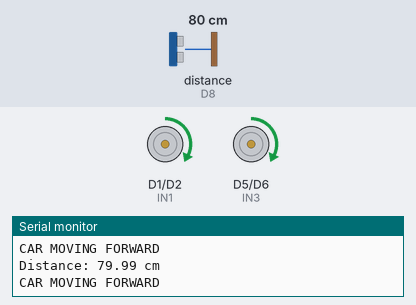
A sketch run on a simulated ESP8266 (NodeMCU). Parts: motor-driver pin pairs drawn as motors (green arrow = first pin HIGH = forward, orange = second pin HIGH = backward, longer = more drive, scaled by the enable pin), the last lines printed to the serial monitor. Wiring (inferred from the names in the program): ultrasonic range finder: trigger D7; echo D8. Inputs (shaded band) come from the test bench; at power-on: distance to the obstacle (sensor on D8) 80 cm. The echo pulse lasts 58.3 µs per cm.

Above: at 3.2 s.
3.3 s: distance to the obstacle (sensor on D8) set to 9 cm
At 4.5 s:
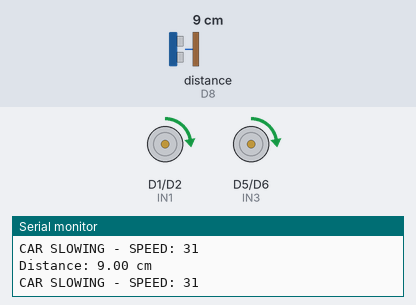
4.8 s: distance to the obstacle (sensor on D8) set to 6 cm
At 5.4 s:
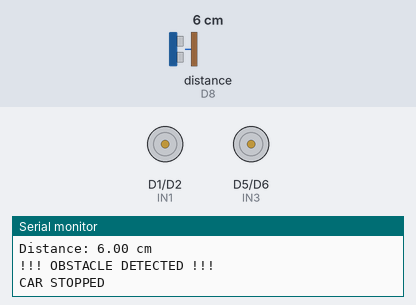
6.3 s: distance to the obstacle (sensor on D8) set to 18 cm
At 7.1 s:
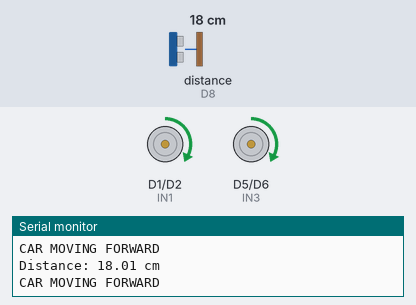
7.8 s: distance to the obstacle (sensor on D8) set to 2 cm
At 9.2 s:
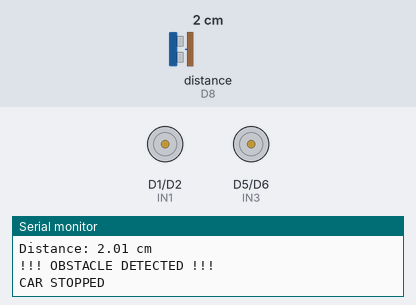
Timing chart, 0 to 10.3 s (numbered marks = the images above; inputs shaded):
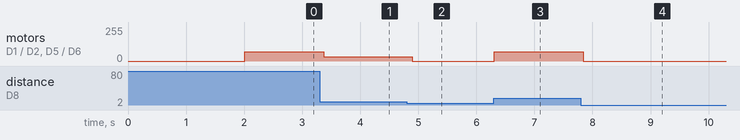

The sketch:

esp8266_autonomous_car.ino
```cpp
// ==========================================
// ESP8266 Autonomous Slow Car
// L298N + 2 DC Motors + HC-SR04
// ==========================================

// ---------- L298N Motor Driver ----------
#define ENA D3
#define IN1 D1
#define IN2 D2

#define ENB D4
#define IN3 D5
#define IN4 D6

// ---------- Ultrasonic Sensor ----------
#define TRIG_PIN D7
#define ECHO_PIN D8

// ---------- Settings ----------
const int SAFE_DISTANCE = 15;   // Start slowing below this distance
const int STOP_DISTANCE = 8;    // Stop at 8 cm or less

// Very slow motor speed
const int MAX_SPEED = 70;
const int MIN_SPEED = 25;

void setup() {

  Serial.begin(115200);

  // Motor pins
  pinMode(ENA, OUTPUT);
  pinMode(IN1, OUTPUT);
  pinMode(IN2, OUTPUT);

  pinMode(ENB, OUTPUT);
  pinMode(IN3, OUTPUT);
  pinMode(IN4, OUTPUT);

  // Ultrasonic pins
  pinMode(TRIG_PIN, OUTPUT);
  pinMode(ECHO_PIN, INPUT);

  // Start stopped
  stopCar();

  Serial.println();
  Serial.println("================================");
  Serial.println("   AUTONOMOUS CAR STARTING");
  Serial.println("================================");

  delay(2000);
}

void loop() {

  float distance = getDistance();

  Serial.print("Distance: ");
  Serial.print(distance);
  Serial.println(" cm");

  // --------------------------------
  // NO VALID READING
  // --------------------------------
  if (distance <= 0) {
    Serial.println("Ultrasonic reading error");
    stopCar();
    delay(100);
    return;
  }

  // --------------------------------
  // OBSTACLE VERY CLOSE
  // --------------------------------
  if (distance <= STOP_DISTANCE) {

    stopCar();

    Serial.println("!!! OBSTACLE DETECTED !!!");
    Serial.println("CAR STOPPED");

  }

  // --------------------------------
  // OBSTACLE GETTING CLOSE
  // --------------------------------
  else if (distance <= SAFE_DISTANCE) {

    int speedValue = map(
      distance,
      STOP_DISTANCE,
      SAFE_DISTANCE,
      MIN_SPEED,
      MAX_SPEED
    );

    speedValue = constrain(speedValue, MIN_SPEED, MAX_SPEED);

    moveForward(speedValue);

    Serial.print("CAR SLOWING - SPEED: ");
    Serial.println(speedValue);
  }

  // --------------------------------
  // CLEAR ROAD
  // --------------------------------
  else {

    moveForward(MAX_SPEED);

    Serial.println("CAR MOVING FORWARD");
  }

  delay(100);
}


// ==========================================
// GET DISTANCE FROM HC-SR04
// ==========================================

float getDistance() {

  digitalWrite(TRIG_PIN, LOW);
  delayMicroseconds(2);

  digitalWrite(TRIG_PIN, HIGH);
  delayMicroseconds(10);

  digitalWrite(TRIG_PIN, LOW);

  long duration = pulseIn(ECHO_PIN, HIGH, 30000);

  if (duration == 0) {
    return -1;
  }

  float distance = duration * 0.0343 / 2;

  return distance;
}


// ==========================================
// MOVE FORWARD
// ==========================================

void moveForward(int speedValue) {

  // Motor A
  digitalWrite(IN1, HIGH);
  digitalWrite(IN2, LOW);

  // Motor B
  digitalWrite(IN3, HIGH);
  digitalWrite(IN4, LOW);

  // Speed control
  analogWrite(ENA, speedValue);
  analogWrite(ENB, speedValue);
}


// ==========================================
// STOP CAR
// ==========================================

void stopCar() {

  analogWrite(ENA, 0);
  analogWrite(ENB, 0);

  digitalWrite(IN1, LOW);
  digitalWrite(IN2, LOW);

  digitalWrite(IN3, LOW);
  digitalWrite(IN4, LOW);
}
```

Measured:
- after the input at 3.3 s, motor on D1 (IN1) / D2 (IN2), motor on D5 (IN3) / D6 (IN4): forward 70/255 → forward 31/255 after 0.07 s
- after the input at 4.8 s, motor on D1 (IN1) / D2 (IN2), motor on D5 (IN3) / D6 (IN4): forward 31/255 → stopped after 0.09 s
- after the input at 6.3 s, motor on D1 (IN1) / D2 (IN2), motor on D5 (IN3) / D6 (IN4): stopped → forward 70/255 at once
- after the input at 7.8 s, motor on D1 (IN1) / D2 (IN2), motor on D5 (IN3) / D6 (IN4): forward 70/255 → stopped at once
